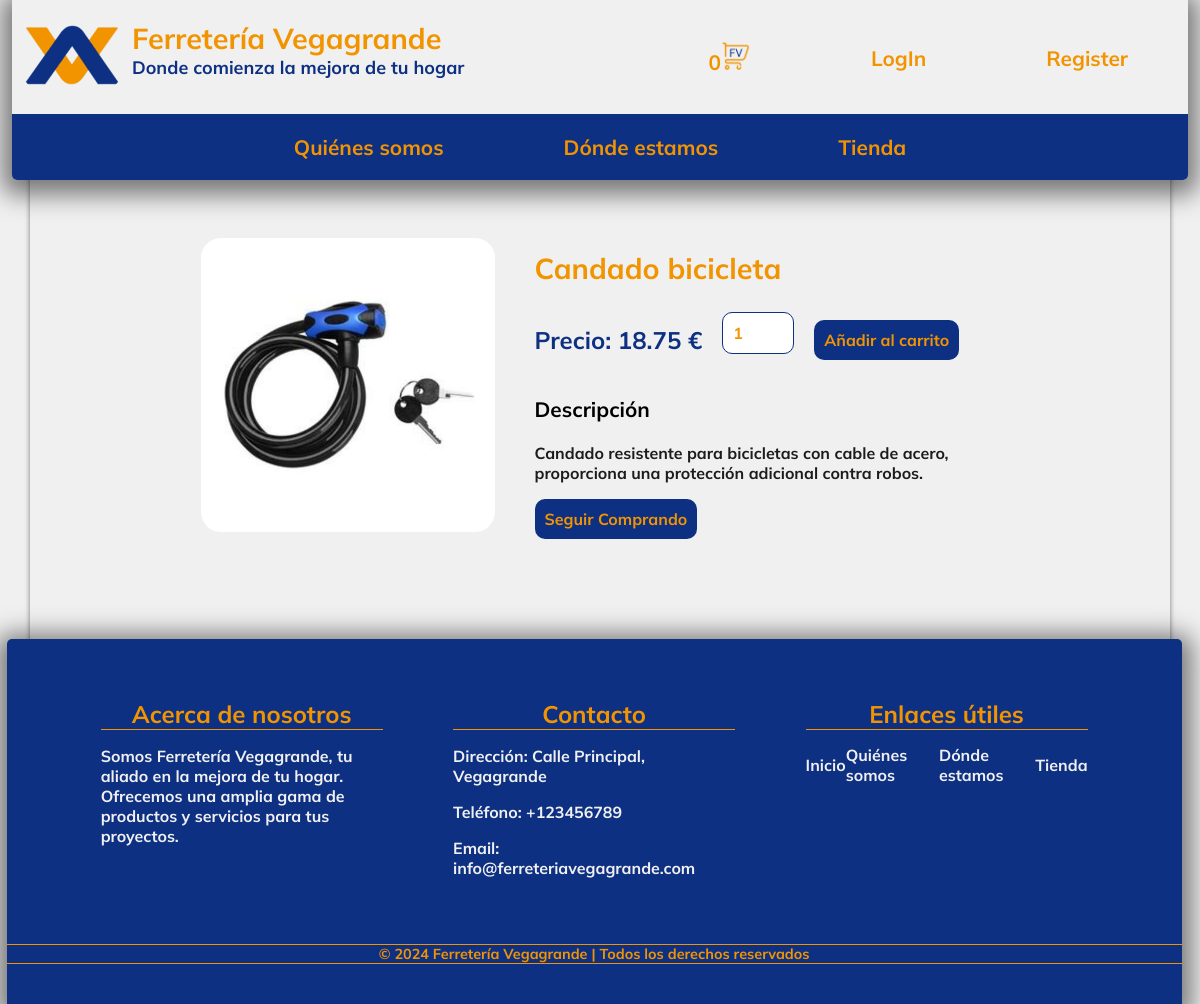
The page /templates/product.php?product_id=15 on the database its author committed.
### tables this page shows
CREATE TABLE `productos` (
  `id` int(11) NOT NULL,
  `name` varchar(255) NOT NULL,
  `description` varchar(1500) DEFAULT NULL,
  `price` decimal(10,2) NOT NULL,
  `img` varchar(225) NOT NULL
);

### templates/product.php (the view, shortened to what this page needs)
<?php
include("../api/header.php");
$conn = connectDB();
if($conn){
    if(isset($_GET['product_id']) && !empty($_GET['product_id'])) {
        $product_id = $_GET['product_id'];
        $query = "SELECT * FROM productos WHERE id = :product_id";
        $statement = $conn->prepare($query);
        $statement->bindParam(':product_id', $product_id);
        $statement->execute();
        $producto = $statement->fetch(PDO::FETCH_ASSOC);
    } else {
        header("Location: ../index.html");
        exit();
    }
} else {
    echo "Error al conectar a la base de datos";
    exit();
}
?>
<!DOCTYPE html>
<html lang="en">
<head>
    <link rel="stylesheet" href="../styles/product.css">
</head>
<body>
<div class="page">
    <div class="item-container">
        <?php if(isset($producto) && !empty($producto)): ?>
            <div class="img-container">
            <img src="../assets/img/productos/<?= $producto['img'] ?>" alt="<?= $producto['name'] ?>">
            </div>
            <div class="item-data-container">
                <h1 class="item-title"><?= $producto['name'] ?></h1>
                <div class="item-buy-container">
                    <h2>Precio: <?= $producto['price']?> €</h2>
                    <input type="number" class="quantity-input" value="1" min="1">
                    <button class="add-to-cart-btn-product" data-product-id="<?php echo $producto['id']; ?>">Añadir al carrito</button>
                </div>
                <div class="item-descriptin-container">
                    <h3 class="h3">Descripción</h3>
                    <p class="parragraf"><?= $producto['description'] ?></p>
                </div>
                <a href="shop.php"><button>Seguir Comprando</button></a>
            </div>
        <?php else: ?>
            <p>No se encontró el producto</p>
        <?php endif; ?>
    </div>
<?php
include("../api/footer.php");
?>
</div>
</body>
</html>

### styles/product.css (style rules this page uses)
.item-container { margin: 80px auto; display: flex; flex-direction: row; width: 70%; }
.img-container { display: flex; width: 400px; align-items: center; justify-content: center }
.img-container img { width:100% ; }
.item-data-container { width: 60%; margin-inline: 40px ; }
.item-buy-container { width: 70%; display: flex; flex-direction: row; justify-content: space-between; align-items: center; }
.item-buy-container button { white-space: nowrap; }
.item-buy-container h2 { white-space: nowrap; }
.item-descriptin-container { width: 100%; }
.item-buy-container input { width: 50px; }
.item-buy-container h2 { color: #0e3083; }

### styles/style.css (style rules this page uses)
body { font-family: Mulish; background-color: #f0f0f0; width: 98%; margin: 0 auto; padding-top: 150px; }
.page { width: 97%; box-shadow: 0 2px 5px rgba(0, 0, 0, 0.5); border-top: 1px solid transparent; margin: 0 auto; }
h1 { color: #f29400; font-size: 2em; }
h2 { color: #f29400; font-size: 1.7em; }
h3 { font-size: 1.5em; }
.parragraf { color: #1c1c1c; font-size: 1.3em; }
img { width: 100px; border-radius: 20px; }
a { color: #f29400; text-decoration: none; transition: 0.3s ease-in-out; }
button { font-family: Mulish; font-size: 1.3em; padding: 10px; border-radius: 10px; border: none; background-color: #0e3083; color: #f29400; cursor: pointer; transition: 0.3s ease-in-out; }
input { font-family: Mulish; color: #f29400; font-size: 1em; border-radius: 10px; margin: 20px; margin-top: 5px; padding: 10px; border: 1px solid #0e3083; border-radius: 10px; }
input::placeholder { color: #f29400; }
@media screen and (width < 1441px) { h1 { color: #f29400; font-size: 1.8em; } }
@media screen and (width < 1441px) { h2 { font-size: 1.5em; } }
@media screen and (width < 1441px) { h3 { font-size: 1.3em; } }
@media screen and (width < 1441px) { .parragraf { color: #1c1c1c; font-size: 1em; } }
@media screen and (width < 1441px) { button { font-size: 1em; } }

### rows shown on the page
productos: img (picture), name "Candado bicicleta", price "18.75", description "Candado resistente para bicicletas con cable de acero, proporciona una protección adicional contra robos."

### other values the page prints
$total_productos "0"
